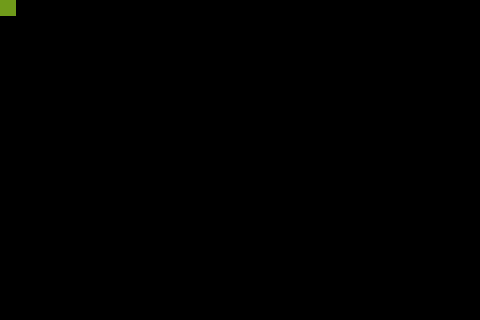

This is a level from a 2D game, rendered from its Tiled map with the project's own tilesets. A one-line summary and the complete map file follow:
An orthogonal 30x20 tile map with 16x16 px tiles, 1 tile layer (Tile Layer 1).

<map version="1.10" tiledversion="1.10.2" orientation="orthogonal" renderorder="right-down" width="30" height="20" tilewidth="16" tileheight="16" infinite="0" nextlayerid="2" nextobjectid="1">
 <tileset firstgid="1" source="Simple.tsx" />
 <layer id="1" name="Tile Layer 1" width="30" height="20">
  <data encoding="csv">
3,0,0,0,0,0,0,0,0,0,0,0,0,0,0,0,0,0,0,0,0,0,0,0,0,0,0,0,0,0,
0,0,0,0,0,0,0,0,0,0,0,0,0,0,0,0,0,0,0,0,0,0,0,0,0,0,0,0,0,0,
0,0,0,0,0,0,0,0,0,0,0,0,0,0,0,0,0,0,0,0,0,0,0,0,0,0,0,0,0,0,
0,0,0,0,0,0,0,0,0,0,0,0,0,0,0,0,0,0,0,0,0,0,0,0,0,0,0,0,0,0,
0,0,0,0,0,0,0,0,0,0,0,0,0,0,0,0,0,0,0,0,0,0,0,0,0,0,0,0,0,0,
0,0,0,0,0,0,0,0,0,0,0,0,0,0,0,0,0,0,0,0,0,0,0,0,0,0,0,0,0,0,
0,0,0,0,0,0,0,0,0,0,0,0,0,0,0,0,0,0,0,0,0,0,0,0,0,0,0,0,0,0,
0,0,0,0,0,0,0,0,0,0,0,0,0,0,0,0,0,0,0,0,0,0,0,0,0,0,0,0,0,0,
0,0,0,0,0,0,0,0,0,0,0,0,0,0,0,0,0,0,0,0,0,0,0,0,0,0,0,0,0,0,
0,0,0,0,0,0,0,0,0,0,0,0,0,0,0,0,0,0,0,0,0,0,0,0,0,0,0,0,0,0,
0,0,0,0,0,0,0,0,0,0,0,0,0,0,0,0,0,0,0,0,0,0,0,0,0,0,0,0,0,0,
0,0,0,0,0,0,0,0,0,0,0,0,0,0,0,0,0,0,0,0,0,0,0,0,0,0,0,0,0,0,
0,0,0,0,0,0,0,0,0,0,0,0,0,0,0,0,0,0,0,0,0,0,0,0,0,0,0,0,0,0,
0,0,0,0,0,0,0,0,0,0,0,0,0,0,0,0,0,0,0,0,0,0,0,0,0,0,0,0,0,0,
0,0,0,0,0,0,0,0,0,0,0,0,0,0,0,0,0,0,0,0,0,0,0,0,0,0,0,0,0,0,
0,0,0,0,0,0,0,0,0,0,0,0,0,0,0,0,0,0,0,0,0,0,0,0,0,0,0,0,0,0,
0,0,0,0,0,0,0,0,0,0,0,0,0,0,0,0,0,0,0,0,0,0,0,0,0,0,0,0,0,0,
0,0,0,0,0,0,0,0,0,0,0,0,0,0,0,0,0,0,0,0,0,0,0,0,0,0,0,0,0,0,
0,0,0,0,0,0,0,0,0,0,0,0,0,0,0,0,0,0,0,0,0,0,0,0,0,0,0,0,0,0,
0,0,0,0,0,0,0,0,0,0,0,0,0,0,0,0,0,0,0,0,0,0,0,0,0,0,0,0,0,0
</data>
 </layer>
</map>
